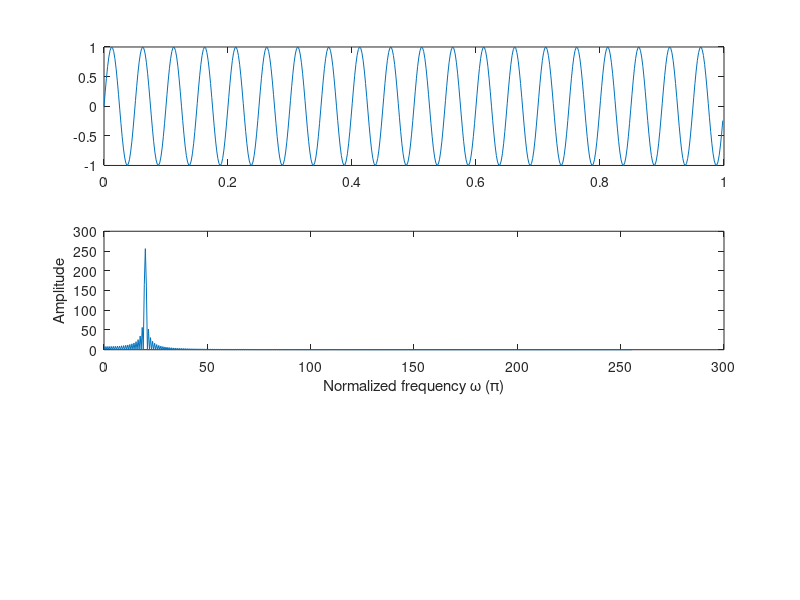

MATLAB code for this plot: (Note: this script raises an error after producing the figure.)
% test volterra and wavelet optimization using wavelet properties
close all; 
clear all; 


fs = 512;
N = 2*fs;
delta_w = 2/N;
w_freq = (0:N-1)/2; 
w_norm = (0:N-1)*delta_w;
freq = 20;
t = 0:1/fs:1-1/fs;

u = 1*sin(2*pi*freq*t);

figure; 
subplot(3, 1, 1);
plot(t,u);

U = fft(u, N);

subplot(3, 1, 2);
plot(w_freq(1:N/2), abs(U(1:N/2)));
xlabel('Normalized frequency \omega (\pi)'); ylabel('Amplitude');


[low_d,high_d,low_r,high_r] = wfilters('db1');

H = [low_d', high_d'];  % filter matrix analysis
F = [low_r', high_r'];

len = size(low_d,2);

U1 = zeros(len, 2); % linear input 
U2 = zeros(len, 2); % quadratic diagonal
U3 = zeros(len, 2); % x(n)*x(n-1);

er_rr = zeros(len,1);

u1 = zeros(len, 1);
u2 = zeros(len, 1);
u3 = zeros(len, 1);
yn = zeros(size(t,2), 1);

U2_smart = zeros(len,2); 
U3_smart = zeros(len,2); 

lag =98;

Utap = zeros(len,len,lag);
utap = zeros(lag,1); 

% Analysis and synth
for i=1:size(t,2)    
    u1 = [u(i); u1(1:end-1)];  
    
    u2 = [u(i).*u(i); u2(1:end-1)]; % linear input 
    
    u3 = [u(i).*utap(end); u3(1:end-1)]; % quadratic diagonal term xn*xn
    
    utap = [u(i); utap(1:end-1)]; % off diagnal first x(n)*x(n-1)
    
    % additional len multiplications are performed here
    
    if mod(i,2) == 0         %1 level         
        
        
        
        % method 2 
        
        term1 = u1.*H(:,1); 
        term2 = u1.*H(:,2); 
        
        U_now = [sum(term1); sum(term2)]'; 
        
        U1 = [U_now; U1(1:end-1,:)]; 
        U2 = [u2'*H; U2(1:end-1,:)];
        U3 = [u3'*H; U3(1:end-1,:)];
        
        Utap = cat(3,cat(2,term1 , term2), Utap(:,:,1:end-1)); 
        
        U2_smart = [ [sum(term1.*u1); sum(term2.*u1)]' ; U2_smart(1:end-1,:)];
        
        loc_lag = floor(lag/2)-1;
        
        if mod(lag,2)==0
        
        
           
        U3_smart = [ [sum(Utap(:,1, end-loc_lag).*u1); sum(Utap(:,2, end-loc_lag).*u1)]' ; U3_smart(1:end-1,:)]; % shifting property 
        
        else
        
        tmp1 = [Utap(2,1, end-loc_lag-1)  ;Utap(1,1, end-loc_lag)];
        tmp2 = [Utap(2,2, end-loc_lag-1)  ;Utap(1,2, end-loc_lag)];
            
        U3_smart = [ [sum(tmp1.*u1); sum(tmp2.*u1)]' ; U3_smart(1:end-1,:)];
         
        end
            
      error = (abs(U3)-abs(U3_smart)) + (abs(U2)-abs(U2_smart));
   
    tmp = (error*F)';
    er_rr = tmp(:,1);
    
    end
    yn(i) = er_rr(1);
    er_rr = [er_rr(2:end); 0];
end

Y = fft(yn, N);

figure; 

plot(t,yn);


       
       
   






